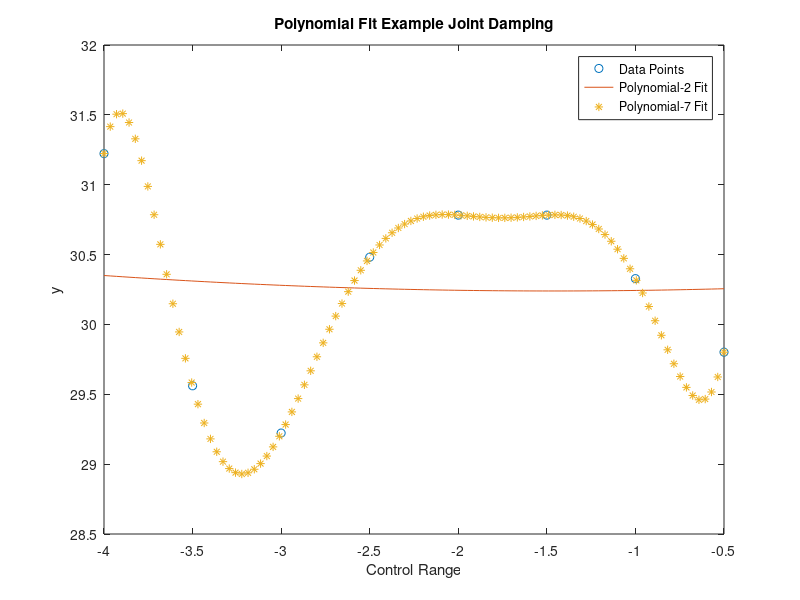

Here is the MATLAB script that generated this plot:
%goal of this script is to take the stiffness and damping values from the Nelder Mead optimization and produce lines of best fit

%tendon stiffness had been -1.66e-6 ~0
ctrlrange=[-4,-3.5,-3,-2.5,-2,-1.5,-1,-.5]
tendonstiff=[0,0,0,0,0, 0,0, 0]
tendondamp=[2.00616060e1,2.062569e1,2.04391875e1,1.95948124e1, 2.05185604e1,2.05185604e1, 1.983333566e1, 2.01313248e1]
jointstiff=[6.04601253e1,6.04744814e1,6.13475361e1,6.35579502e1,6.1674853e1,6.1674853e1, 6.16165395e1, 5.97940750e1]
jointdamp=[3.12228865e1,2.95608593e1,2.92225726e1,3.04812405e1,3.07824431e1,3.07824431e1, 3.032784e1, 2.98012505e1]


ts2= polyfit(ctrlrange, tendonstiff, 2) %should always be zero -duh

%2nd and 3rd order polynomial line of best fit for tension dampness
td2= polyfit(ctrlrange, tendondamp, 2)
td3= polyfit(ctrlrange, tendondamp, 7)

%2nd and 3rd order polynomial line of best fit for joint stiffness
js2=polyfit(ctrlrange, jointstiff, 2)
js3=polyfit(ctrlrange, jointstiff, 7)

%2nd and 3rd order polynomial line of best fit for joint dampness
jd2=polyfit(ctrlrange, jointdamp, 2)
jd3=polyfit(ctrlrange, jointdamp, 7)

x_fit = linspace(min(ctrlrange), max(ctrlrange), 100); % Generate points for smooth curve
td2fit = polyval(td2, x_fit);
td3fit = polyval(td3, x_fit);

js2fit = polyval(js2, x_fit);
js3fit = polyval(js3, x_fit);

jd2fit = polyval(jd2, x_fit);
jd3fit = polyval(jd3, x_fit);

%would plot tendon stiffness, but there's no point, it is completely
%horizontal 

%plotting 2nd order polynomial and 7th order because 7th order is the first
%time that the line of best fit-crosses through all of the different
%data-points 

% Plot the data and the fit
plot(ctrlrange, tendondamp, 'o', x_fit, td2fit, '-',x_fit,td3fit,"*");
legend('Data Points', 'Polynomial-2 Fit', 'Polynomial-7 Fit');
title('Polynomial Fit Example Tendon Damping');
xlabel('Control Range');
ylabel('y');

% Plot the data and the fit
plot(ctrlrange, jointstiff, 'o', x_fit, js2fit, '-',x_fit,js3fit,"*");
legend('Data Points', 'Polynomial-2 Fit', 'Polynomial-7 Fit');
title('Polynomial Fit Example Joint Stiffness');
xlabel('Control Range');
ylabel('Y');

% Plot the data and the fit
plot(ctrlrange, jointdamp, 'o', x_fit, jd2fit, '-',x_fit,jd3fit,"*");
legend('Data Points', 'Polynomial-2 Fit', 'Polynomial-7 Fit');
title('Polynomial Fit Example Joint Damping');
xlabel('Control Range');
ylabel('y');
